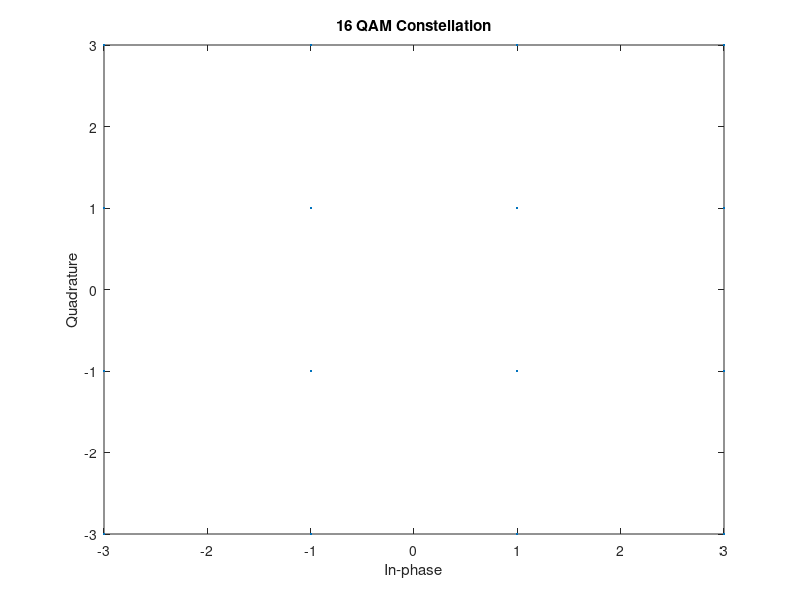

The MATLAB script that drew this image:
%-------------------------QAM-----------------------------------%
M = 16; %Number of symbols
bits = log2(M); % Number of bits in one symbol
x= randi([0,1],1,1000)
%-------------------------Gray labelling-------------------------%
%16-QAM constellation has 16 symbols mapped to different phases and
%amplitudes 
%initialise gray as empty array for storing gray labelling constellation
gray = [];  %gray labelling constellation
%Gray labelling is an ordering of symbols where there is a one bit
%difference between successive symbols 
for i=1:bits:length(x)
    %if the symbol is 0010 : (-3,-3)
    if x(i)==0 && x(i+1)==0 && x(i+2)==1 && x(i+3)==0
        y=-3+1j*3; 
    elseif x(i)==0 && x(i+1)==1 && x(i+2)==1 && x(i+3)==0
        y=-1+1j*3;    
    elseif x(i)==1 && x(i+1)==1 && x(i+2)==1 && x(i+3)==0
        y= 1+1j*3;  
    elseif x(i)==1 && x(i+1)==0 && x(i+2)==1 && x(i+3)==0
        y=3+1j*3; 
    elseif x(i)==0 && x(i+1)==0 && x(i+2)==1 && x(i+3)==1
        y=-3+1j*1;
    elseif x(i)==0 && x(i+1)==1 && x(i+2)==1 && x(i+3)==1
        y=-1+1j*1;
    elseif x(i)==1 && x(i+1)==1 && x(i+2)==1 && x(i+3)==1
        y=1+1j*1;
    elseif x(i)==1 && x(i+1)==0 && x(i+2)==1 && x(i+3)==1
        y=3+1j*1;
    elseif x(i)==0 && x(i+1)==0 && x(i+2)==0 && x(i+3)==1
        y=-3+1j*-1;
    elseif x(i)==0 && x(i+1)==1 && x(i+2)==0 && x(i+3)==1
        y=-1+1j*-1;
    elseif x(i)==1 && x(i+1)==1 && x(i+2)==0 && x(i+3)==1
        y=1+1j*-1;
    elseif x(i)==1 && x(i+1)==0 && x(i+2)==0 && x(i+3)==1
        y=3+1j*-1;
    elseif x(i)==0 && x(i+1)==0 && x(i+2)==0 && x(i+3)==0
        y=-3+1j*-3;
    elseif x(i)==0 && x(i+1)==1 && x(i+2)==0 && x(i+3)==0
        y=-1+1j*-3;
    elseif x(i)==1 && x(i+1)==1 && x(i+2)==0 && x(i+3)==0
        y=1+1j*-3;
    elseif x(i)==1 && x(i+1)==0 && x(i+2)==0 && x(i+3)==0
        y=3+1j*-3;
    end
    gray=[gray y];
end
scatterplot(gray)
title('16 QAM Constellation')